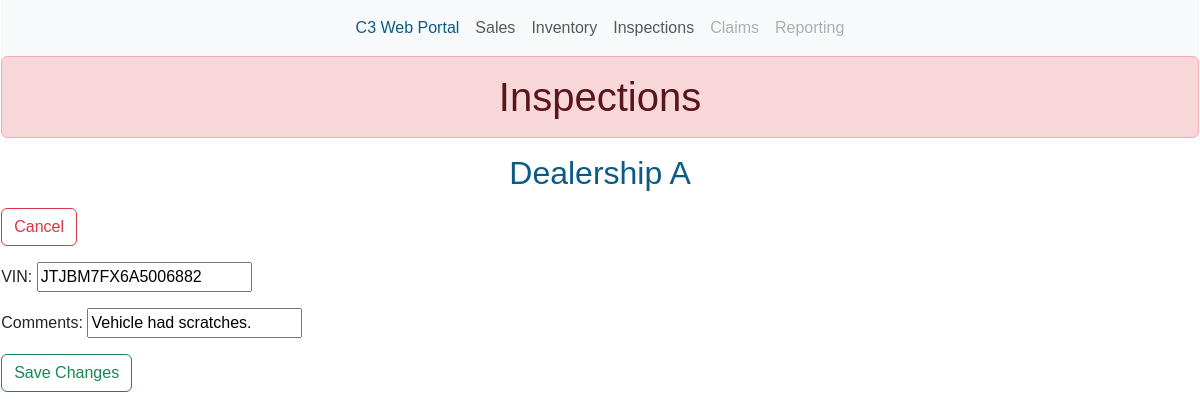
The app's page /edit_inspection/1/ with its own data.
### home/models.py (models this page shows, shortened)
class Dealership(models.Model):
    dealership = models.CharField(max_length=200)
    date_added = models.DateTimeField(auto_now_add=True)

class Inspection(models.Model):
    dealership = models.ForeignKey(Dealership, on_delete=models.CASCADE)
    vin = models.CharField(max_length=200)
    comments = models.CharField(max_length=500)
    date_added = models.DateTimeField(auto_now_add=True)
    class Meta:
        verbose_name_plural = 'myinspections'

### home/views.py (the view)
# urls.py: path('edit_inspection/<int:inspection_id>/', views.edit_inspection, name='edit_inspection'),
def edit_inspection(request, inspection_id):
    inspection = Inspection.objects.get(id=inspection_id)
    dealership = inspection.dealership
    if request.method != 'POST':
        form = InspectionForm(instance=inspection)
    else:
        form = InspectionForm(instance=inspection, data=request.POST)
        if form.is_valid():
            form.save()
            return redirect('home:inspections_dealership', dealership_id=dealership.id)
    context = {'inspection': inspection, 'dealership': dealership, 'form': form}
    return render(request, 'home/edit_inspection.html', context)

### home/forms.py
class InspectionForm(forms.ModelForm):
    class Meta:
        model = Inspection
        fields = ['vin', 'comments']
        labels = {'vin': 'VIN', 'comments': 'Comments'}

### home/templates/home/edit_inspection.html (shortened to what this page needs)
{% extends "home/base.html" %}
{% block content %}
<div>
<h1 class="alert alert-danger" role="alert">Inspections</h1>
<h2>{{ dealership.dealership }}</h2>
</div>
<button class="btn btn-outline-danger" onclick="window.history.back()">Cancel</button>
<form action="{% url 'home:edit_inspection' inspection.id %}" method='post'>
    {{ form.as_p }}
    <button class="btn btn-outline-success" name="submit">Save Changes</button>
</form>
{% endblock content %}

### home/templates/home/edit_inspection.html (style rules this page uses)
body { margin: 0 0.1%; font-family: sans-serif; }
div { text-align: center; }
h2 { color: #0c5b86; }

### records on screen
Dealership: dealership "Dealership A"
Inspection: vin "JTJBM7FX6A5006882", comments "Vehicle had scratches."
